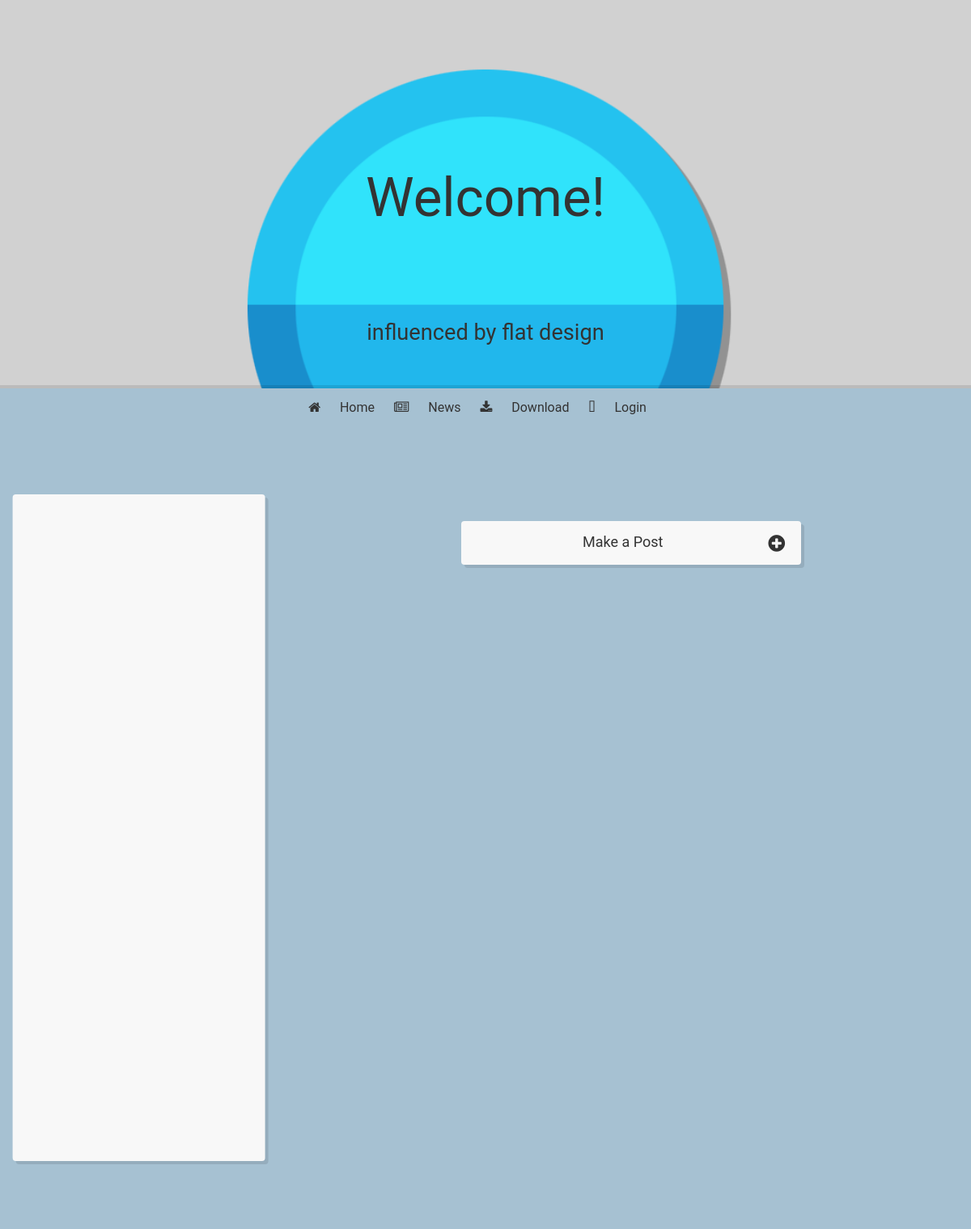
The app's page /, older data.
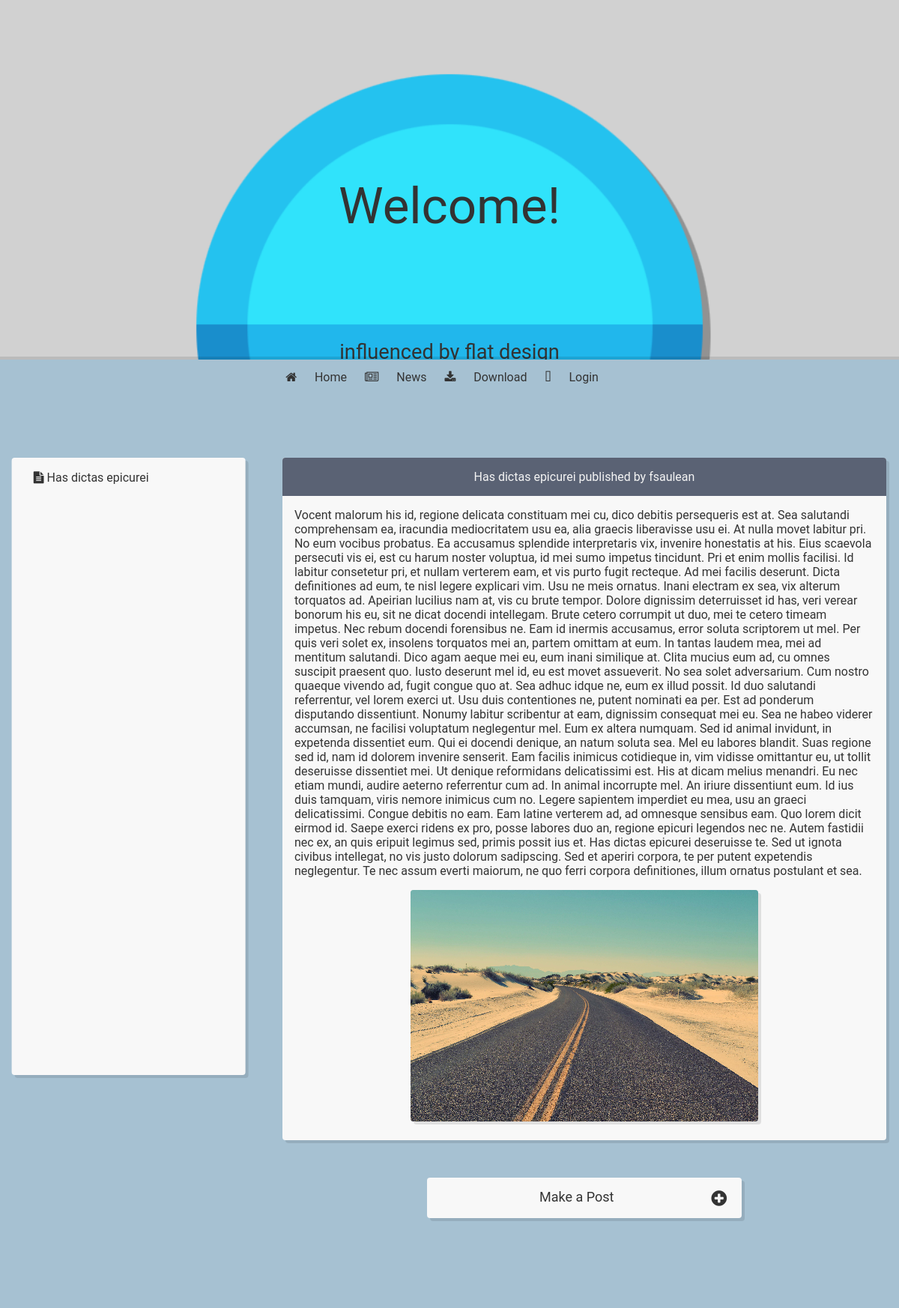
The same page, newer data.
### blog/models.py (models this page shows, shortened)
class Post(models.Model):
    title = models.CharField(max_length=140)
    post_text = models.TextField(default='')
    published_date = models.DateTimeField('date published')
    post_image = models.ImageField(blank=True, null=True, upload_to='images/%Y/%m/%D/')
    post_url = models.SlugField(max_length=50, unique=True, blank=True, null=True)
    post_delete_status = models.BooleanField(default=False)
    post_likes = models.IntegerField(default=0)
    poster = models.ForeignKey(MyUser, on_delete=models.CASCADE, null=True)
    class Meta:
        verbose_name_plural = "Blog Posts"

### accounts/models.py (models this page shows)
class MyUser(AbstractBaseUser, PermissionsMixin):
    username = models.CharField(max_length=300, validators = [RegexValidator(regex= USERNAME_REGX, message="No Special Characters Allowed", code='invalid_username')], unique=True)
    email = models.EmailField(max_length=255, unique=True, verbose_name='email address')
    is_staff = models.BooleanField(default=False)
    is_admin = models.BooleanField(default=False)
    bio = models.CharField(max_length=240, blank=True, null=True)
    profile_pic = models.ImageField(blank=True, null=True, upload_to='images/profile/%Y/%m/%D/')
    objects = MyUserManager()
    USERNAME_FIELD = 'username'
    REQUIRED_FIELDS= ['email']

### blog/views.py (the view)
# urls.py: path('', views.index, name='index'),
def index(request):
    blog_post_list = Post.objects.all()[::-1]
    comment_list = Comment.objects.all()
    current_user = request.user
    form_post = make_post_form()
    form_comment = make_comment_form()
    context = {
        "blog_post_list" : blog_post_list, "form_post" : form_post, "form_comment" : form_comment, "comment_list" : comment_list, "current_user" : current_user
    }
    return render(request, 'blog/main.html', context)

### blog/templates/blog/main.html (shortened to what this page needs)
{% load static %}
<head>
    <link href="{% static 'blog/style.css'%}" rel="stylesheet" type="text/css" />
    <link rel="stylesheet" href="https://cdnjs.cloudflare.com/ajax/libs/font-awesome/4.7.0/css/font-awesome.min.css">
</head>
<body>
    <div class="topImg">
        <div class="boxImg">
            <div class="hidden">
                <p4>
                    Welcome!
                </p4>
                <p5>
                    influenced by flat design
                </p5>
            </div>
        </div>
    </div>
    <div class="container">
        <div class="navbar" align="center">
            <a href="#home" id="home">
                <span>
                    Home
                </span>
            </a>
            <a href="#news" id="news">
                <span>
                    News
                </span>
            </a>
            <a href="#download" id="download">
                <span>
                    Download
                </span>
            </a>
            {% if current_user.is_authenticated %}
            <a href="{% url 'accounts:see_account' slug=current_user.username %}" id="profile">
                <span>
                    {{ current_user.username }}
                </span>
            </a>
            {% else %}
            <a href="{% url 'accounts:login' %}" id="log-in">
                <span>
                    Login
                </span>
            </a>
            {% endif %}
        </div>
        <div class="side-left">
            {% for post in blog_post_list %}
                {% if not post.post_delete_status %}
                <a href="{% url 'blog:see_post' slug=post.post_url %}" class="highlight">
                    {{ post.title }}
                </a>
                {% endif %}
            {% endfor %}
        </div>
        <div class="side-right">
        {% block content %}
            {% for post in blog_post_list %}
                {% if not post.post_delete_status %}
                <div class="post">
                    <div class="post-head" id="{{ post.post_url}}" style="text-align: center;">
                        <p2>
                            {{ post.title }} published by {{ post.poster.username }}
                        </p2>
                    </div>
                    <p>
                        {{ post.post_text }}
                        {% if post.post_image %}
                            <img src="{{ post.post_image.url }}" class="img-size">
                        {% endif %}
                    </p>
                </div>
                {% endif %}
            {% endfor %}
        {% endblock %}
        <div class="commentBox">
            <button class="accordion exterior">
                    Make a Post
            </button>
        </div>
        </div>
        <button id='up-button'></button>
    </div>
</body>

### blog/static/blog/style.css (style rules this page uses)
body { margin: 0; position: relative; background-color: #a6c1d2; }
.topImg { position: relative; background-color: #d1d1d1; height: 60%; z-index: -100; text-align: center; }
.container { box-shadow: 0px -4px rgba(0, 0, 0, 0.1); width: 100%; background-color: #a6c1d2; z-index: 900; position: relative; overflow: auto; }
.side-left { display: inline-block; position: relative; margin: 7% 0; margin-right: 2%; float: left; padding: 1% 2%; width: 22%; background-color: #f8f8f8; height: 100%; border-radius: 4px; box-shadow: 4px 4px rgba(0, 0, 0, 0.1); transform: translateX(5%); }
.side-right { display: inline-block; position: relative; margin: 0; width: 70%; float: right; }
p { font-family: "Roboto", sans-serif; color: #333; margin: 2% 2%; z-index: 100; }
p2 { font-size: 16px; font-family: "Roboto", sans-serif; display: inline-block; color: #f4f4f4; }
p4 { display: inline-block; margin-right: auto; font-family: 'Roboto', sans-serif; font-size: 420%; top: 13.5%; color: #333; z-index: 100; position: fixed; transform: translate(-50%); }
p5 { display: inline-block; font-family: "Roboto", sans-serif; font-size: 170%; top: 26%; color: #333; z-index: 100; position: fixed; transform: translate(-50%); }
.post { background-color: #f8f8f8; border-radius: 4px; margin: 2% 2%; padding: 0% 0% 1% 0%; box-shadow: 4px 4px 0px 0 rgba(0, 0, 0, 0.1); }
.post-head { padding: 2% 3%; border-top-left-radius: 4px; border-top-right-radius: 4px; background-color: #5a6274; }
img { display:inline-block }
.navbar a { text-decoration: none; font-family: "Roboto", sans-serif; font-size: 100%; color: #f1f1f1; outline:0; }
.navbar span { color: #333; display: inline-block; padding: 14px 20px 10px 20px; border-bottom: 4px solid transparent; }
.navbar { overflow-x: hidden; background-color: #a6c1d2; position: sticky; width: 100%; z-index: 800; transition-duration: .6s; }
.commentBox { width: 50%; margin: 50px auto 120px auto; background-color: transparent; }
button.accordion { font-family: "Roboto", sans-serif; font-size: 18px; border-radius: 4px; border: none; outline: none; text-align: center; padding: 15px 20px; cursor: pointer; box-shadow: 4px 4px 0px 0 rgba(0, 0, 0, 0.1); }
button.accordion::after { content: '\f055'; font-family: "fontawesome"; font-size: 24px; color: #333; float: right; }
.exterior { background-color: #f8f8f8; width: 100%; color: #333;; display: block; margin: 0 auto; display: block; }
.hidden { display: none; z-index: 100; text-align: center; }
.boxImg { background-image: url(ball.png); background-size: auto 90%; z-index: 400; height: 50%; width: 100%; position: fixed; background-repeat: no-repeat; background-position: center; display: none; animation: blur-fade-in 4s; }
.img-size { width: 60%; height: auto; margin-left: auto; margin-right: auto; display: block; margin-top: 2%; border-radius: 4px; box-shadow: 4px 4px 0px 0 rgba(0, 0, 0, 0.1); background-color: #d1d1d1; image-rendering: pixelated; }
#up-button { font-family: "fontawesome"; background-color: transparent; border: none; color: #c1c1c1; font-size: 120%; float: right; margin-right: 1%; outline: 0; position: fixed; }
.highlight { margin: 6% 0; font-family: "Roboto", sans-serif; color: #333; margin: 2% 2%; z-index: 100; text-decoration: none; display: block; }
.highlight::before { font-family: "fontawesome"; content: "\f15c"; color: #333; }
#home::before { color: #333; font-family: "fontawesome"; content: "\f015"; }
#news::before { color: #333; font-family: "fontawesome"; content: "\f1ea"; }
#download::before { color: #333; font-family: "fontawesome"; content: "\f019"; }
#log-in { display: inline-block; color: #fff; transition: all 0.5s; cursor: pointer; margin: 0; }
#log-in::before { color: #333; font-family: "fontawesome"; content: "\f2f6"; }
#log-in span { cursor: pointer; display: inline-block; position: relative; transition: 0.5s; }
#log-in span::after { font-family: "fontawesome"; content: '\f061'; position: absolute; opacity: 0; top: 36%; right: -100%; transition: 0.5s; }

Row changes from the older to the newer data that the page shows:
added Post: title "Has dictas epicurei", poster.username "fsaulean", post_text "Vocent malorum his id, regione delicata constituam mei cu, dico debitis persequeris est at. Sea salutandi comprehensam ea, iracundia mediocritatem usu ea, alia graecis liberavisse usu ei. At nulla movet labitur pri. No eum vocibus probatus. Ea accusamus splendide interpretaris vix, invenire honestatis at his. Eius scaevola persecuti vis ei, est cu harum noster voluptua, id mei sumo impetus tincidunt. Pri et enim mollis facilisi. Id labitur consetetur pri, et nullam verterem eam, et vis purto fugit recteque. Ad mei facilis deserunt. Dicta definitiones ad eum, te nisl legere explicari vim. Usu ne meis ornatus. Inani electram ex sea, vix alterum torquatos ad. Apeirian lucilius nam at, vis cu…", post_image (picture)
